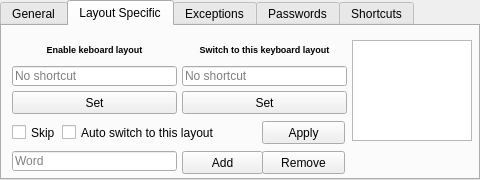
<?xml version="1.0" encoding="UTF-8"?>
<ui version="4.0">
 <class>CorrectLayoutSettingsWindow</class>
 <widget class="QDialog" name="CorrectLayoutSettingsWindow">
  <property name="geometry">
   <rect>
    <x>0</x>
    <y>0</y>
    <width>480</width>
    <height>180</height>
   </rect>
  </property>
  <property name="windowTitle">
   <string>Dialog</string>
  </property>
  <widget class="QTabWidget" name="mainTabs">
   <property name="geometry">
    <rect>
     <x>0</x>
     <y>0</y>
     <width>480</width>
     <height>180</height>
    </rect>
   </property>
   <property name="currentIndex">
    <number>1</number>
   </property>
   <widget class="QWidget" name="general">
    <attribute name="title">
     <string>General</string>
    </attribute>
    <widget class="QCheckBox" name="gAutoStartCheckBoxCl">
     <property name="geometry">
      <rect>
       <x>10</x>
       <y>10</y>
       <width>211</width>
       <height>16</height>
      </rect>
     </property>
     <property name="toolTip">
      <string>Decides if the module will start with main program</string>
     </property>
     <property name="whatsThis">
      <string>&lt;html&gt;&lt;head/&gt;&lt;body&gt;&lt;p&gt;&lt;br/&gt;&lt;/p&gt;&lt;/body&gt;&lt;/html&gt;</string>
     </property>
     <property name="text">
      <string>Start with Chiya</string>
     </property>
    </widget>
    <widget class="QPushButton" name="gApplyButtonCl">
     <property name="geometry">
      <rect>
       <x>10</x>
       <y>100</y>
       <width>75</width>
       <height>23</height>
      </rect>
     </property>
     <property name="text">
      <string>Apply</string>
     </property>
    </widget>
   </widget>
   <widget class="QWidget" name="layoutSpecific">
    <attribute name="title">
     <string>Layout Specific</string>
    </attribute>
    <widget class="QCheckBox" name="lsActiveCheckBoxCl">
     <property name="geometry">
      <rect>
       <x>10</x>
       <y>95</y>
       <width>85</width>
       <height>23</height>
      </rect>
     </property>
     <property name="toolTip">
      <string>Decides if this layout can be choosed with default language switching</string>
     </property>
     <property name="text">
      <string>Skip</string>
     </property>
    </widget>
    <widget class="QLabel" name="lsShortcutSelectLabelCl">
     <property name="geometry">
      <rect>
       <x>180</x>
       <y>15</y>
       <width>165</width>
       <height>16</height>
      </rect>
     </property>
     <property name="font">
      <font>
       <pointsize>7</pointsize>
       <weight>75</weight>
       <bold>true</bold>
      </font>
     </property>
     <property name="text">
      <string>Switch to this keyboard layout</string>
     </property>
     <property name="alignment">
      <set>Qt::AlignCenter</set>
     </property>
    </widget>
    <widget class="QLabel" name="lsShortcutActivateLabelCl">
     <property name="geometry">
      <rect>
       <x>10</x>
       <y>15</y>
       <width>165</width>
       <height>16</height>
      </rect>
     </property>
     <property name="font">
      <font>
       <pointsize>7</pointsize>
       <weight>75</weight>
       <bold>true</bold>
      </font>
     </property>
     <property name="text">
      <string>Enable keboard layout</string>
     </property>
     <property name="alignment">
      <set>Qt::AlignCenter</set>
     </property>
    </widget>
    <widget class="QPushButton" name="lsAddButtonCl">
     <property name="geometry">
      <rect>
       <x>180</x>
       <y>125</y>
       <width>81</width>
       <height>23</height>
      </rect>
     </property>
     <property name="toolTip">
      <string>Add word to dictionarie</string>
     </property>
     <property name="text">
      <string>Add</string>
     </property>
    </widget>
    <widget class="QPushButton" name="lsShortcutActivateButtonCl">
     <property name="geometry">
      <rect>
       <x>10</x>
       <y>65</y>
       <width>165</width>
       <height>23</height>
      </rect>
     </property>
     <property name="text">
      <string>Set</string>
     </property>
    </widget>
    <widget class="QLineEdit" name="lsShortcutActivateLineEditCl">
     <property name="geometry">
      <rect>
       <x>10</x>
       <y>40</y>
       <width>165</width>
       <height>20</height>
      </rect>
     </property>
     <property name="toolTip">
      <string>Shortcut for skip/not skip this layout</string>
     </property>
     <property name="text">
      <string/>
     </property>
     <property name="readOnly">
      <bool>true</bool>
     </property>
     <property name="placeholderText">
      <string>No shortcut</string>
     </property>
    </widget>
    <widget class="QPushButton" name="lsShortcutSelectButtonCl">
     <property name="geometry">
      <rect>
       <x>180</x>
       <y>65</y>
       <width>165</width>
       <height>23</height>
      </rect>
     </property>
     <property name="text">
      <string>Set</string>
     </property>
    </widget>
    <widget class="QLineEdit" name="lsShortcutSelectLineEditCl">
     <property name="geometry">
      <rect>
       <x>180</x>
       <y>40</y>
       <width>165</width>
       <height>20</height>
      </rect>
     </property>
     <property name="toolTip">
      <string>Shortcut to direct switch to this layout</string>
     </property>
     <property name="readOnly">
      <bool>true</bool>
     </property>
     <property name="placeholderText">
      <string>No shortcut</string>
     </property>
    </widget>
    <widget class="QListView" name="lsLayoutsListViewCl">
     <property name="geometry">
      <rect>
       <x>350</x>
       <y>14</y>
       <width>120</width>
       <height>101</height>
      </rect>
     </property>
     <property name="toolTip">
      <string>List of keyboard layouts in your system</string>
     </property>
    </widget>
    <widget class="QCheckBox" name="lsAutoCheckBoxCl">
     <property name="geometry">
      <rect>
       <x>60</x>
       <y>95</y>
       <width>181</width>
       <height>23</height>
      </rect>
     </property>
     <property name="toolTip">
      <string>Decides if this layout can be choosed with default language switching</string>
     </property>
     <property name="text">
      <string>Auto switch to this layout</string>
     </property>
    </widget>
    <widget class="QLineEdit" name="lsWordLineEditCl">
     <property name="geometry">
      <rect>
       <x>10</x>
       <y>125</y>
       <width>165</width>
       <height>20</height>
      </rect>
     </property>
     <property name="toolTip">
      <string>Add word to dictionarie</string>
     </property>
     <property name="text">
      <string/>
     </property>
     <property name="readOnly">
      <bool>false</bool>
     </property>
     <property name="placeholderText">
      <string>Word</string>
     </property>
    </widget>
    <widget class="QPushButton" name="lsApplyButtonCl">
     <property name="geometry">
      <rect>
       <x>260</x>
       <y>95</y>
       <width>83</width>
       <height>23</height>
      </rect>
     </property>
     <property name="text">
      <string>Apply</string>
     </property>
    </widget>
    <widget class="QPushButton" name="lsRemoveButtonCl">
     <property name="geometry">
      <rect>
       <x>260</x>
       <y>125</y>
       <width>83</width>
       <height>23</height>
      </rect>
     </property>
     <property name="toolTip">
      <string>Add word to dictionarie</string>
     </property>
     <property name="text">
      <string>Remove</string>
     </property>
    </widget>
   </widget>
   <widget class="QWidget" name="exceptions">
    <attribute name="title">
     <string>Exceptions</string>
    </attribute>
    <widget class="QPlainTextEdit" name="eExceptionsPlainTextEditCl">
     <property name="geometry">
      <rect>
       <x>10</x>
       <y>10</y>
       <width>200</width>
       <height>110</height>
      </rect>
     </property>
     <property name="toolTip">
      <string>List of exceptions. Exceptions are divided with space. Write here window names and not .exe</string>
     </property>
     <property name="plainText">
      <string/>
     </property>
     <property name="placeholderText">
      <string>Chiya Chrome Yurr</string>
     </property>
    </widget>
    <widget class="QCheckBox" name="eWhiteListCheckBoxCl">
     <property name="geometry">
      <rect>
       <x>220</x>
       <y>10</y>
       <width>70</width>
       <height>17</height>
      </rect>
     </property>
     <property name="toolTip">
      <string>If this is checked, Chiya will work only in apps in list</string>
     </property>
     <property name="text">
      <string>Whitelist</string>
     </property>
    </widget>
    <widget class="QPushButton" name="eApplyButtonCl">
     <property name="geometry">
      <rect>
       <x>220</x>
       <y>35</y>
       <width>75</width>
       <height>23</height>
      </rect>
     </property>
     <property name="text">
      <string>Apply</string>
     </property>
    </widget>
   </widget>
   <widget class="QWidget" name="passwords">
    <attribute name="title">
     <string>Passwords</string>
    </attribute>
    <widget class="QCheckBox" name="pCapsLockCheckBoxCl">
     <property name="enabled">
      <bool>false</bool>
     </property>
     <property name="geometry">
      <rect>
       <x>10</x>
       <y>30</y>
       <width>121</width>
       <height>17</height>
      </rect>
     </property>
     <property name="text">
      <string>Turn Caps off</string>
     </property>
    </widget>
    <widget class="QCheckBox" name="pLayoutCheckBoxCl">
     <property name="geometry">
      <rect>
       <x>10</x>
       <y>50</y>
       <width>91</width>
       <height>17</height>
      </rect>
     </property>
     <property name="text">
      <string>Change layout</string>
     </property>
    </widget>
    <widget class="QLabel" name="pLabelCl">
     <property name="geometry">
      <rect>
       <x>10</x>
       <y>10</y>
       <width>301</width>
       <height>16</height>
      </rect>
     </property>
     <property name="font">
      <font>
       <weight>75</weight>
       <bold>true</bold>
      </font>
     </property>
     <property name="text">
      <string>Events that will aper when password field selected:</string>
     </property>
    </widget>
    <widget class="QComboBox" name="pLayoutComboBoxCl">
     <property name="enabled">
      <bool>false</bool>
     </property>
     <property name="geometry">
      <rect>
       <x>10</x>
       <y>70</y>
       <width>131</width>
       <height>22</height>
      </rect>
     </property>
    </widget>
    <widget class="QPushButton" name="pApplyButtonCl">
     <property name="geometry">
      <rect>
       <x>10</x>
       <y>100</y>
       <width>75</width>
       <height>23</height>
      </rect>
     </property>
     <property name="text">
      <string>Apply</string>
     </property>
    </widget>
   </widget>
   <widget class="QWidget" name="shortcuts">
    <attribute name="title">
     <string>Shortcuts</string>
    </attribute>
    <widget class="QLineEdit" name="sPauseLineEditCl">
     <property name="geometry">
      <rect>
       <x>10</x>
       <y>45</y>
       <width>140</width>
       <height>20</height>
      </rect>
     </property>
     <property name="toolTip">
      <string>Shortcut for skip/not skip this layout</string>
     </property>
     <property name="text">
      <string/>
     </property>
     <property name="readOnly">
      <bool>true</bool>
     </property>
     <property name="placeholderText">
      <string>No shortcut</string>
     </property>
    </widget>
    <widget class="QPushButton" name="sPauseButtonCl">
     <property name="geometry">
      <rect>
       <x>10</x>
       <y>70</y>
       <width>140</width>
       <height>23</height>
      </rect>
     </property>
     <property name="text">
      <string>Set</string>
     </property>
    </widget>
    <widget class="QLabel" name="sPauseLabelCl">
     <property name="geometry">
      <rect>
       <x>10</x>
       <y>20</y>
       <width>140</width>
       <height>16</height>
      </rect>
     </property>
     <property name="font">
      <font>
       <pointsize>7</pointsize>
       <weight>75</weight>
       <bold>true</bold>
      </font>
     </property>
     <property name="text">
      <string>Pause Correct Layout</string>
     </property>
     <property name="alignment">
      <set>Qt::AlignCenter</set>
     </property>
    </widget>
    <widget class="QLineEdit" name="sNextLineEditCl">
     <property name="geometry">
      <rect>
       <x>160</x>
       <y>45</y>
       <width>140</width>
       <height>20</height>
      </rect>
     </property>
     <property name="toolTip">
      <string>Shortcut for skip/not skip this layout</string>
     </property>
     <property name="text">
      <string/>
     </property>
     <property name="readOnly">
      <bool>true</bool>
     </property>
     <property name="placeholderText">
      <string>No shortcut</string>
     </property>
    </widget>
    <widget class="QPushButton" name="sNextButtonCl">
     <property name="geometry">
      <rect>
       <x>160</x>
       <y>70</y>
       <width>140</width>
       <height>23</height>
      </rect>
     </property>
     <property name="text">
      <string>Set</string>
     </property>
    </widget>
    <widget class="QLabel" name="sNextLabelCl">
     <property name="geometry">
      <rect>
       <x>160</x>
       <y>20</y>
       <width>140</width>
       <height>16</height>
      </rect>
     </property>
     <property name="font">
      <font>
       <pointsize>7</pointsize>
       <weight>75</weight>
       <bold>true</bold>
      </font>
     </property>
     <property name="text">
      <string>Selection next layout</string>
     </property>
     <property name="alignment">
      <set>Qt::AlignCenter</set>
     </property>
    </widget>
    <widget class="QLineEdit" name="sUndoLineEditCl">
     <property name="geometry">
      <rect>
       <x>310</x>
       <y>45</y>
       <width>140</width>
       <height>20</height>
      </rect>
     </property>
     <property name="toolTip">
      <string>Shortcut for skip/not skip this layout</string>
     </property>
     <property name="text">
      <string/>
     </property>
     <property name="readOnly">
      <bool>true</bool>
     </property>
     <property name="placeholderText">
      <string>No shortcut</string>
     </property>
    </widget>
    <widget class="QPushButton" name="sUndoButtonCl">
     <property name="geometry">
      <rect>
       <x>310</x>
       <y>70</y>
       <width>140</width>
       <height>23</height>
      </rect>
     </property>
     <property name="text">
      <string>Set</string>
     </property>
    </widget>
    <widget class="QLabel" name="sUndoLabelCl">
     <property name="geometry">
      <rect>
       <x>310</x>
       <y>20</y>
       <width>140</width>
       <height>16</height>
      </rect>
     </property>
     <property name="font">
      <font>
       <pointsize>7</pointsize>
       <weight>75</weight>
       <bold>true</bold>
      </font>
     </property>
     <property name="text">
      <string>Undo layout change</string>
     </property>
     <property name="alignment">
      <set>Qt::AlignCenter</set>
     </property>
    </widget>
    <widget class="QPushButton" name="sApplyButtonCl">
     <property name="geometry">
      <rect>
       <x>10</x>
       <y>100</y>
       <width>75</width>
       <height>23</height>
      </rect>
     </property>
     <property name="text">
      <string>Apply</string>
     </property>
    </widget>
   </widget>
  </widget>
 </widget>
 <resources/>
 <connections/>
</ui>
